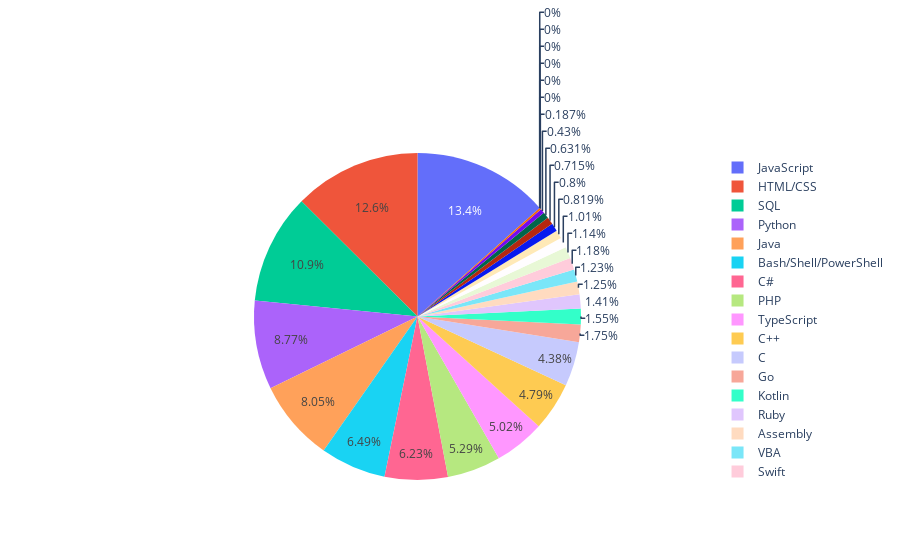

Here is the notebook cell this chart was saved with:
### Code cell
# fig = dict({
#     "data": [{"type": "bar",
#               "x": list(language_dict_2020_in_percentage.keys()),
#               "y": list(language_dict_2020_in_percentage.values())}],
#     "layout": {"title": {"text": "A Figure Specified By Python Dictionary"}}
# })
# import plotly.io as pio
# pio.show(fig)

labels = list(language_dict_2020_in_percentage.keys())
values = list(language_dict_2020_in_percentage.values())
fig = go.Figure(data=[go.Pie(labels=labels, values=values)])
fig.show()

### Figure 1 — Plotly figure (JSON) as saved in the notebook; plotly's stock layout.template omitted (floating-point values rounded to 4 significant figures)
{"data": [{"labels": ["Python", "JavaScript", "Java", "HTML/CSS", "C++", "C", "C#", "Go", "Bash/Shell/PowerShell", "SQL", "TypeScript", "R", "PHP", "Ruby", "Assembly", "Rust", "VBA", "WebAssembly", "Other(s):", "Swift", "Kotlin", "Erlang", "Elixir", "Clojure", "Objective-C", "Scala", "F#", "Dart", "Perl", "Julia", "Haskell"], "type": "pie", "values": [43.94, 67.34, 40.33, 62.89, 24.02, 21.93, 31.23, 8.762, 32.52, 54.61, 25.14, 5.715, 26.5, 7.059, 6.243, 5.062, 6.148, 0, 0, 5.89, 7.766, 0, 0, 0, 4.102, 3.584, 0, 4.007, 3.16, 0.937, 2.153]}], "layout": {"autosize": true}}
